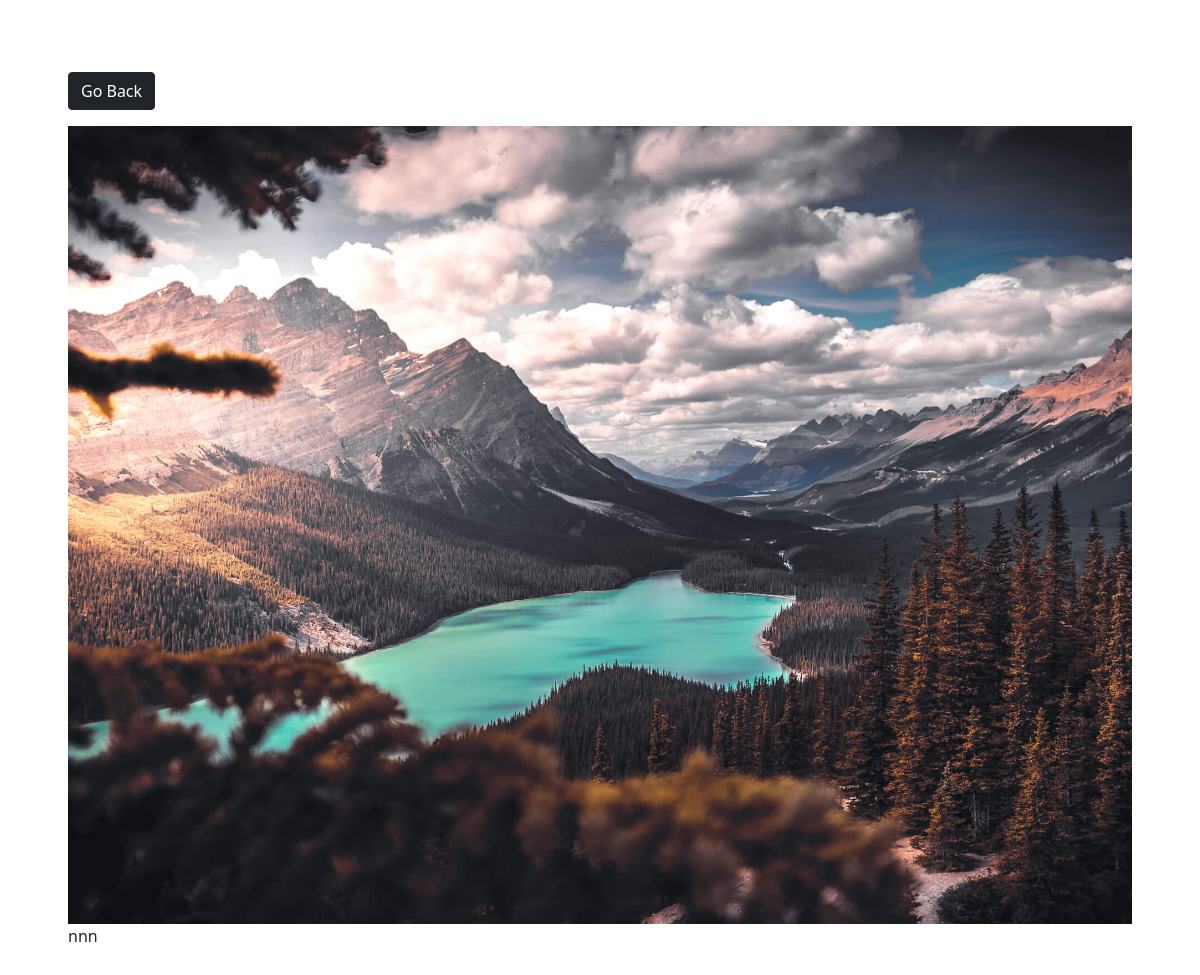
The app's page /photo/2/ with its own data.
### photos/models.py (models this page shows, shortened)
class Photo(models.Model):
    category = models.ForeignKey(Category,on_delete=models.SET_NULL,null=True,blank=True)
    image = models.ImageField(blank=False, null=False)
    title = models.CharField(max_length=50,null=True)
    descriptions = models.TextField()

### photos/views.py (the view)
# urls.py: path('photo/<str:pk>/',views.viewPhoto,name='photo'),
def viewPhoto(request,pk):
    photo = Photo.objects.get(id=pk)
    return render(request,'photos/photo.html',{'photo':photo})

### templates/photos/photo.html
{% extends 'photos/base.html' %}
{%block content%}
<body class="m-5">
    <div class="container">
        <div class="row justify-content-center">
            <div class="col">
                <a href="{% url 'gallery' %}" class="btn btn-dark my-3">Go Back</a>
                <div style="90vh">
                    <img style="max-width:100%; max-height:100%;" src="{{photo.image.url}}">
                    <p>{{photo.descriptions}}</p>
                </div>
            </div>
        </div>
    </div>
{%endblock%}

### records on screen
Photo: image (picture), descriptions "nnn"
